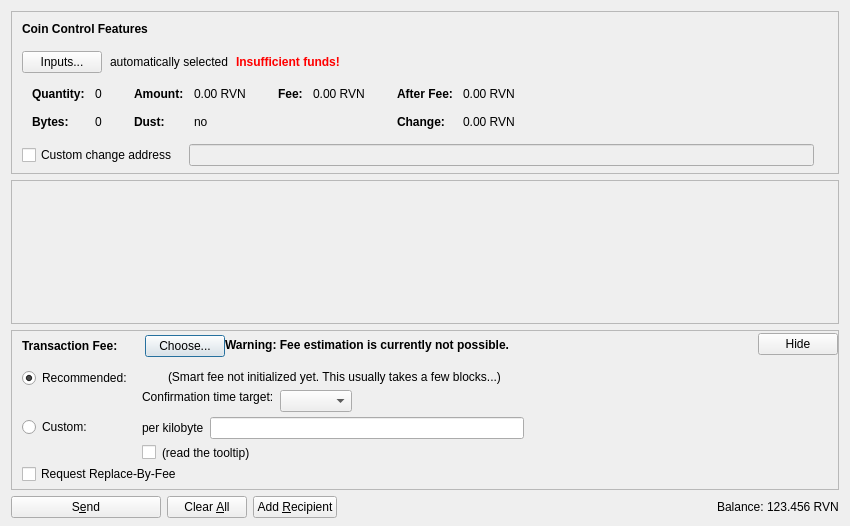
<?xml version="1.0" encoding="UTF-8"?>
<ui version="4.0">
 <class>SendCoinsDialog</class>
 <widget class="QDialog" name="SendCoinsDialog">
  <property name="geometry">
   <rect>
    <x>0</x>
    <y>0</y>
    <width>850</width>
    <height>526</height>
   </rect>
  </property>
  <property name="windowTitle">
   <string>Send Coins</string>
  </property>
  <layout class="QVBoxLayout" name="verticalLayout" stretch="0,1,0,0">
   <property name="bottomMargin">
    <number>8</number>
   </property>
   <item>
    <widget class="QFrame" name="frameCoinControl">
     <property name="sizePolicy">
      <sizepolicy hsizetype="Expanding" vsizetype="Expanding">
       <horstretch>0</horstretch>
       <verstretch>0</verstretch>
      </sizepolicy>
     </property>
     <property name="maximumSize">
      <size>
       <width>16777215</width>
       <height>16777215</height>
      </size>
     </property>
     <property name="frameShape">
      <enum>QFrame::StyledPanel</enum>
     </property>
     <property name="frameShadow">
      <enum>QFrame::Sunken</enum>
     </property>
     <layout class="QVBoxLayout" name="verticalLayoutCoinControl2">
      <property name="spacing">
       <number>0</number>
      </property>
      <property name="leftMargin">
       <number>0</number>
      </property>
      <property name="topMargin">
       <number>0</number>
      </property>
      <property name="rightMargin">
       <number>0</number>
      </property>
      <property name="bottomMargin">
       <number>6</number>
      </property>
      <item>
       <layout class="QVBoxLayout" name="verticalLayoutCoinControl" stretch="0,0,0,0,1">
        <property name="spacing">
         <number>0</number>
        </property>
        <property name="leftMargin">
         <number>10</number>
        </property>
        <property name="topMargin">
         <number>10</number>
        </property>
        <item>
         <layout class="QHBoxLayout" name="horizontalLayoutCoinControl1">
          <property name="bottomMargin">
           <number>15</number>
          </property>
          <item>
           <widget class="QLabel" name="labelCoinControlFeatures">
            <property name="sizePolicy">
             <sizepolicy hsizetype="Preferred" vsizetype="Maximum">
              <horstretch>0</horstretch>
              <verstretch>0</verstretch>
             </sizepolicy>
            </property>
            <property name="font">
             <font>
              <weight>75</weight>
              <bold>true</bold>
             </font>
            </property>
            <property name="styleSheet">
             <string notr="true">font-weight:bold;</string>
            </property>
            <property name="text">
             <string>Coin Control Features</string>
            </property>
           </widget>
          </item>
         </layout>
        </item>
        <item>
         <layout class="QHBoxLayout" name="horizontalLayoutCoinControl2" stretch="0,0,0,0">
          <property name="spacing">
           <number>8</number>
          </property>
          <property name="bottomMargin">
           <number>10</number>
          </property>
          <item>
           <widget class="QPushButton" name="pushButtonCoinControl">
            <property name="styleSheet">
             <string notr="true"/>
            </property>
            <property name="text">
             <string>Inputs...</string>
            </property>
            <property name="autoDefault">
             <bool>false</bool>
            </property>
           </widget>
          </item>
          <item>
           <widget class="QLabel" name="labelCoinControlAutomaticallySelected">
            <property name="text">
             <string>automatically selected</string>
            </property>
            <property name="margin">
             <number>5</number>
            </property>
           </widget>
          </item>
          <item>
           <widget class="QLabel" name="labelCoinControlInsuffFunds">
            <property name="font">
             <font>
              <weight>75</weight>
              <bold>true</bold>
             </font>
            </property>
            <property name="styleSheet">
             <string notr="true">color:red;font-weight:bold;</string>
            </property>
            <property name="text">
             <string>Insufficient funds!</string>
            </property>
            <property name="margin">
             <number>5</number>
            </property>
           </widget>
          </item>
          <item>
           <spacer name="horizontalSpacerCoinControl">
            <property name="orientation">
             <enum>Qt::Horizontal</enum>
            </property>
            <property name="sizeHint" stdset="0">
             <size>
              <width>40</width>
              <height>1</height>
             </size>
            </property>
           </spacer>
          </item>
         </layout>
        </item>
        <item>
         <widget class="QWidget" name="widgetCoinControl" native="true">
          <property name="sizePolicy">
           <sizepolicy hsizetype="Preferred" vsizetype="Preferred">
            <horstretch>0</horstretch>
            <verstretch>0</verstretch>
           </sizepolicy>
          </property>
          <property name="minimumSize">
           <size>
            <width>0</width>
            <height>0</height>
           </size>
          </property>
          <property name="styleSheet">
           <string notr="true"/>
          </property>
          <layout class="QHBoxLayout" name="horizontalLayoutCoinControl5">
           <property name="leftMargin">
            <number>0</number>
           </property>
           <property name="topMargin">
            <number>0</number>
           </property>
           <property name="rightMargin">
            <number>0</number>
           </property>
           <property name="bottomMargin">
            <number>0</number>
           </property>
           <item>
            <layout class="QHBoxLayout" name="horizontalLayoutCoinControl3" stretch="0,0,0,1">
             <property name="spacing">
              <number>20</number>
             </property>
             <property name="topMargin">
              <number>0</number>
             </property>
             <property name="bottomMargin">
              <number>10</number>
             </property>
             <item>
              <layout class="QFormLayout" name="formLayoutCoinControl1">
               <property name="horizontalSpacing">
                <number>10</number>
               </property>
               <property name="verticalSpacing">
                <number>14</number>
               </property>
               <property name="leftMargin">
                <number>10</number>
               </property>
               <property name="topMargin">
                <number>4</number>
               </property>
               <property name="rightMargin">
                <number>6</number>
               </property>
               <item row="0" column="0">
                <widget class="QLabel" name="labelCoinControlQuantityText">
                 <property name="font">
                  <font>
                   <weight>75</weight>
                   <bold>true</bold>
                  </font>
                 </property>
                 <property name="text">
                  <string>Quantity:</string>
                 </property>
                 <property name="margin">
                  <number>0</number>
                 </property>
                </widget>
               </item>
               <item row="0" column="1">
                <widget class="QLabel" name="labelCoinControlQuantity">
                 <property name="cursor">
                  <cursorShape>IBeamCursor</cursorShape>
                 </property>
                 <property name="contextMenuPolicy">
                  <enum>Qt::ActionsContextMenu</enum>
                 </property>
                 <property name="text">
                  <string notr="true">0</string>
                 </property>
                 <property name="margin">
                  <number>0</number>
                 </property>
                 <property name="textInteractionFlags">
                  <set>Qt::LinksAccessibleByMouse|Qt::TextSelectableByKeyboard|Qt::TextSelectableByMouse</set>
                 </property>
                </widget>
               </item>
               <item row="1" column="0">
                <widget class="QLabel" name="labelCoinControlBytesText">
                 <property name="font">
                  <font>
                   <weight>75</weight>
                   <bold>true</bold>
                  </font>
                 </property>
                 <property name="text">
                  <string>Bytes:</string>
                 </property>
                </widget>
               </item>
               <item row="1" column="1">
                <widget class="QLabel" name="labelCoinControlBytes">
                 <property name="cursor">
                  <cursorShape>IBeamCursor</cursorShape>
                 </property>
                 <property name="contextMenuPolicy">
                  <enum>Qt::ActionsContextMenu</enum>
                 </property>
                 <property name="text">
                  <string notr="true">0</string>
                 </property>
                 <property name="textInteractionFlags">
                  <set>Qt::LinksAccessibleByMouse|Qt::TextSelectableByKeyboard|Qt::TextSelectableByMouse</set>
                 </property>
                </widget>
               </item>
              </layout>
             </item>
             <item>
              <layout class="QFormLayout" name="formLayoutCoinControl2">
               <property name="horizontalSpacing">
                <number>10</number>
               </property>
               <property name="verticalSpacing">
                <number>14</number>
               </property>
               <property name="leftMargin">
                <number>6</number>
               </property>
               <property name="topMargin">
                <number>4</number>
               </property>
               <property name="rightMargin">
                <number>6</number>
               </property>
               <item row="0" column="0">
                <widget class="QLabel" name="labelCoinControlAmountText">
                 <property name="font">
                  <font>
                   <weight>75</weight>
                   <bold>true</bold>
                  </font>
                 </property>
                 <property name="text">
                  <string>Amount:</string>
                 </property>
                 <property name="margin">
                  <number>0</number>
                 </property>
                </widget>
               </item>
               <item row="0" column="1">
                <widget class="QLabel" name="labelCoinControlAmount">
                 <property name="cursor">
                  <cursorShape>IBeamCursor</cursorShape>
                 </property>
                 <property name="contextMenuPolicy">
                  <enum>Qt::ActionsContextMenu</enum>
                 </property>
                 <property name="text">
                  <string notr="true">0.00 RVN</string>
                 </property>
                 <property name="textInteractionFlags">
                  <set>Qt::LinksAccessibleByMouse|Qt::TextSelectableByKeyboard|Qt::TextSelectableByMouse</set>
                 </property>
                </widget>
               </item>
               <item row="1" column="0">
                <widget class="QLabel" name="labelCoinControlLowOutputText">
                 <property name="font">
                  <font>
                   <weight>75</weight>
                   <bold>true</bold>
                  </font>
                 </property>
                 <property name="text">
                  <string>Dust:</string>
                 </property>
                </widget>
               </item>
               <item row="1" column="1">
                <widget class="QLabel" name="labelCoinControlLowOutput">
                 <property name="cursor">
                  <cursorShape>IBeamCursor</cursorShape>
                 </property>
                 <property name="contextMenuPolicy">
                  <enum>Qt::ActionsContextMenu</enum>
                 </property>
                 <property name="text">
                  <string notr="true">no</string>
                 </property>
                 <property name="textInteractionFlags">
                  <set>Qt::LinksAccessibleByMouse|Qt::TextSelectableByKeyboard|Qt::TextSelectableByMouse</set>
                 </property>
                </widget>
               </item>
              </layout>
             </item>
             <item>
              <layout class="QFormLayout" name="formLayoutCoinControl3">
               <property name="horizontalSpacing">
                <number>10</number>
               </property>
               <property name="verticalSpacing">
                <number>14</number>
               </property>
               <property name="leftMargin">
                <number>6</number>
               </property>
               <property name="topMargin">
                <number>4</number>
               </property>
               <property name="rightMargin">
                <number>6</number>
               </property>
               <item row="0" column="0">
                <widget class="QLabel" name="labelCoinControlFeeText">
                 <property name="font">
                  <font>
                   <weight>75</weight>
                   <bold>true</bold>
                  </font>
                 </property>
                 <property name="text">
                  <string>Fee:</string>
                 </property>
                 <property name="margin">
                  <number>0</number>
                 </property>
                </widget>
               </item>
               <item row="0" column="1">
                <widget class="QLabel" name="labelCoinControlFee">
                 <property name="cursor">
                  <cursorShape>IBeamCursor</cursorShape>
                 </property>
                 <property name="contextMenuPolicy">
                  <enum>Qt::ActionsContextMenu</enum>
                 </property>
                 <property name="text">
                  <string notr="true">0.00 RVN</string>
                 </property>
                 <property name="textInteractionFlags">
                  <set>Qt::LinksAccessibleByMouse|Qt::TextSelectableByKeyboard|Qt::TextSelectableByMouse</set>
                 </property>
                </widget>
               </item>
              </layout>
             </item>
             <item>
              <layout class="QFormLayout" name="formLayoutCoinControl4">
               <property name="horizontalSpacing">
                <number>10</number>
               </property>
               <property name="verticalSpacing">
                <number>14</number>
               </property>
               <property name="leftMargin">
                <number>6</number>
               </property>
               <property name="topMargin">
                <number>4</number>
               </property>
               <property name="rightMargin">
                <number>6</number>
               </property>
               <item row="0" column="0">
                <widget class="QLabel" name="labelCoinControlAfterFeeText">
                 <property name="font">
                  <font>
                   <weight>75</weight>
                   <bold>true</bold>
                  </font>
                 </property>
                 <property name="text">
                  <string>After Fee:</string>
                 </property>
                 <property name="margin">
                  <number>0</number>
                 </property>
                </widget>
               </item>
               <item row="0" column="1">
                <widget class="QLabel" name="labelCoinControlAfterFee">
                 <property name="cursor">
                  <cursorShape>IBeamCursor</cursorShape>
                 </property>
                 <property name="contextMenuPolicy">
                  <enum>Qt::ActionsContextMenu</enum>
                 </property>
                 <property name="text">
                  <string notr="true">0.00 RVN</string>
                 </property>
                 <property name="textInteractionFlags">
                  <set>Qt::LinksAccessibleByMouse|Qt::TextSelectableByKeyboard|Qt::TextSelectableByMouse</set>
                 </property>
                </widget>
               </item>
               <item row="1" column="0">
                <widget class="QLabel" name="labelCoinControlChangeText">
                 <property name="font">
                  <font>
                   <weight>75</weight>
                   <bold>true</bold>
                  </font>
                 </property>
                 <property name="text">
                  <string>Change:</string>
                 </property>
                </widget>
               </item>
               <item row="1" column="1">
                <widget class="QLabel" name="labelCoinControlChange">
                 <property name="cursor">
                  <cursorShape>IBeamCursor</cursorShape>
                 </property>
                 <property name="contextMenuPolicy">
                  <enum>Qt::ActionsContextMenu</enum>
                 </property>
                 <property name="text">
                  <string notr="true">0.00 RVN</string>
                 </property>
                 <property name="textInteractionFlags">
                  <set>Qt::LinksAccessibleByMouse|Qt::TextSelectableByKeyboard|Qt::TextSelectableByMouse</set>
                 </property>
                </widget>
               </item>
              </layout>
             </item>
            </layout>
           </item>
          </layout>
         </widget>
        </item>
        <item>
         <layout class="QHBoxLayout" name="horizontalLayoutCoinControl4" stretch="0,0,0">
          <property name="spacing">
           <number>12</number>
          </property>
          <property name="sizeConstraint">
           <enum>QLayout::SetDefaultConstraint</enum>
          </property>
          <property name="topMargin">
           <number>5</number>
          </property>
          <property name="rightMargin">
           <number>5</number>
          </property>
          <item>
           <widget class="QCheckBox" name="checkBoxCoinControlChange">
            <property name="toolTip">
             <string>If this is activated, but the change address is empty or invalid, change will be sent to a newly generated address.</string>
            </property>
            <property name="text">
             <string>Custom change address</string>
            </property>
           </widget>
          </item>
          <item>
           <widget class="QValidatedLineEdit" name="lineEditCoinControlChange">
            <property name="enabled">
             <bool>false</bool>
            </property>
            <property name="sizePolicy">
             <sizepolicy hsizetype="Expanding" vsizetype="Fixed">
              <horstretch>0</horstretch>
              <verstretch>0</verstretch>
             </sizepolicy>
            </property>
           </widget>
          </item>
          <item>
           <widget class="QLabel" name="labelCoinControlChangeLabel">
            <property name="sizePolicy">
             <sizepolicy hsizetype="Preferred" vsizetype="Expanding">
              <horstretch>0</horstretch>
              <verstretch>0</verstretch>
             </sizepolicy>
            </property>
            <property name="minimumSize">
             <size>
              <width>0</width>
              <height>0</height>
             </size>
            </property>
            <property name="text">
             <string/>
            </property>
            <property name="margin">
             <number>3</number>
            </property>
           </widget>
          </item>
         </layout>
        </item>
        <item>
         <spacer name="verticalSpacerCoinControl">
          <property name="orientation">
           <enum>Qt::Vertical</enum>
          </property>
          <property name="sizeHint" stdset="0">
           <size>
            <width>800</width>
            <height>1</height>
           </size>
          </property>
         </spacer>
        </item>
       </layout>
      </item>
     </layout>
    </widget>
   </item>
   <item>
    <widget class="QScrollArea" name="scrollArea">
     <property name="widgetResizable">
      <bool>true</bool>
     </property>
     <widget class="QWidget" name="scrollAreaWidgetContents">
      <property name="geometry">
       <rect>
        <x>0</x>
        <y>0</y>
        <width>830</width>
        <height>104</height>
       </rect>
      </property>
      <layout class="QVBoxLayout" name="verticalLayout_2" stretch="0,1">
       <property name="leftMargin">
        <number>0</number>
       </property>
       <property name="topMargin">
        <number>0</number>
       </property>
       <property name="rightMargin">
        <number>0</number>
       </property>
       <property name="bottomMargin">
        <number>0</number>
       </property>
       <item>
        <layout class="QVBoxLayout" name="entries">
         <property name="spacing">
          <number>6</number>
         </property>
        </layout>
       </item>
       <item>
        <spacer name="verticalSpacer">
         <property name="orientation">
          <enum>Qt::Vertical</enum>
         </property>
         <property name="sizeHint" stdset="0">
          <size>
           <width>20</width>
           <height>40</height>
          </size>
         </property>
        </spacer>
       </item>
      </layout>
     </widget>
    </widget>
   </item>
   <item>
    <widget class="QFrame" name="frameFee">
     <property name="sizePolicy">
      <sizepolicy hsizetype="Expanding" vsizetype="Expanding">
       <horstretch>0</horstretch>
       <verstretch>0</verstretch>
      </sizepolicy>
     </property>
     <property name="maximumSize">
      <size>
       <width>16777215</width>
       <height>16777215</height>
      </size>
     </property>
     <property name="frameShape">
      <enum>QFrame::StyledPanel</enum>
     </property>
     <property name="frameShadow">
      <enum>QFrame::Sunken</enum>
     </property>
     <layout class="QVBoxLayout" name="verticalLayoutFee1">
      <property name="spacing">
       <number>0</number>
      </property>
      <property name="leftMargin">
       <number>0</number>
      </property>
      <property name="topMargin">
       <number>0</number>
      </property>
      <property name="rightMargin">
       <number>0</number>
      </property>
      <property name="bottomMargin">
       <number>0</number>
      </property>
      <item>
       <layout class="QVBoxLayout" name="verticalLayoutFee2" stretch="0,0,0">
        <property name="spacing">
         <number>0</number>
        </property>
        <property name="leftMargin">
         <number>10</number>
        </property>
        <property name="topMargin">
         <number>0</number>
        </property>
        <item>
         <layout class="QHBoxLayout" name="horizontalLayoutFee1">
          <property name="bottomMargin">
           <number>0</number>
          </property>
          <item>
           <layout class="QVBoxLayout" name="verticalLayoutFee7">
            <property name="spacing">
             <number>0</number>
            </property>
            <item>
             <spacer name="verticalSpacerSmartFee">
              <property name="orientation">
               <enum>Qt::Vertical</enum>
              </property>
              <property name="sizeType">
               <enum>QSizePolicy::Fixed</enum>
              </property>
              <property name="sizeHint" stdset="0">
               <size>
                <width>1</width>
                <height>4</height>
               </size>
              </property>
             </spacer>
            </item>
            <item>
             <layout class="QHBoxLayout" name="horizontalLayoutSmartFee">
              <property name="spacing">
               <number>10</number>
              </property>
              <item>
               <widget class="QLabel" name="labelFeeHeadline">
                <property name="sizePolicy">
                 <sizepolicy hsizetype="Preferred" vsizetype="Maximum">
                  <horstretch>0</horstretch>
                  <verstretch>0</verstretch>
                 </sizepolicy>
                </property>
                <property name="font">
                 <font>
                  <weight>75</weight>
                  <bold>true</bold>
                 </font>
                </property>
                <property name="styleSheet">
                 <string notr="true">font-weight:bold;</string>
                </property>
                <property name="text">
                 <string>Transaction Fee:</string>
                </property>
               </widget>
              </item>
              <item>
               <widget class="QLabel" name="labelFeeMinimized">
                <property name="text">
                 <string/>
                </property>
               </widget>
              </item>
              <item>
               <widget class="QPushButton" name="buttonChooseFee">
                <property name="text">
                 <string>Choose...</string>
                </property>
               </widget>
              </item>
             </layout>
            </item>
            <item>
             <spacer name="verticalSpacer_5">
              <property name="orientation">
               <enum>Qt::Vertical</enum>
              </property>
              <property name="sizeHint" stdset="0">
               <size>
                <width>1</width>
                <height>1</height>
               </size>
              </property>
             </spacer>
            </item>
           </layout>
          </item>
          <item>
           <widget class="QLabel" name="fallbackFeeWarningLabel">
            <property name="toolTip">
             <string>Using the fallbackfee can result in sending a transaction that will take several hours or days (or never) to confirm. Consider choosing your fee manually or wait until you have validated the complete chain.</string>
            </property>
            <property name="font">
            <font>
                <weight>75</weight>
                <bold>true</bold>
            </font>
            </property>
            <property name="text">
             <string>Warning: Fee estimation is currently not possible.</string>
            </property>
            <property name="wordWrap">
             <bool>false</bool>
            </property>
           </widget>
          </item>
          <item>
           <spacer name="horizontalSpacer_4">
            <property name="orientation">
             <enum>Qt::Horizontal</enum>
            </property>
            <property name="sizeType">
             <enum>QSizePolicy::MinimumExpanding</enum>
            </property>
            <property name="sizeHint" stdset="0">
             <size>
              <width>40</width>
              <height>20</height>
             </size>
            </property>
           </spacer>
          </item>
          <item>
           <widget class="QPushButton" name="buttonMinimizeFee">
            <property name="toolTip">
             <string>collapse fee-settings</string>
            </property>
            <property name="text">
             <string>Hide</string>
            </property>
           </widget>
          </item>
         </layout>
        </item>
        <item>
         <widget class="QFrame" name="frameFeeSelection">
          <layout class="QVBoxLayout" name="verticalLayoutFee12">
           <property name="spacing">
            <number>0</number>
           </property>
           <property name="leftMargin">
            <number>0</number>
           </property>
           <property name="topMargin">
            <number>0</number>
           </property>
           <property name="rightMargin">
            <number>0</number>
           </property>
           <property name="bottomMargin">
            <number>0</number>
           </property>
           <item>
            <layout class="QGridLayout" name="gridLayoutFee">
             <property name="topMargin">
              <number>10</number>
             </property>
             <property name="bottomMargin">
              <number>4</number>
             </property>
             <property name="horizontalSpacing">
              <number>10</number>
             </property>
             <property name="verticalSpacing">
              <number>4</number>
             </property>
             <item row="1" column="1">
              <layout class="QVBoxLayout" name="verticalLayoutFee8">
               <property name="spacing">
                <number>6</number>
               </property>
               <item>
                <layout class="QHBoxLayout" name="horizontalLayoutFee13">
                 <item>
                  <widget class="QLabel" name="labelCustomPerKilobyte">
                   <property name="toolTip">
                    <string>If the custom fee is set to 1000 satoshis and the transaction is only 250 bytes, then &quot;per kilobyte&quot; only pays 250 satoshis in fee, while &quot;total at least&quot; pays 1000 satoshis. For transactions bigger than a kilobyte both pay by kilobyte.</string>
                   </property>
                   <property name="text">
                    <string>per kilobyte</string>
                   </property>
                  </widget>
                 </item>
                 <item>
                  <widget class="CarrotAmountField" name="customFee"/>
                 </item>
                 <item>
                  <spacer name="horizontalSpacer_6">
                   <property name="orientation">
                    <enum>Qt::Horizontal</enum>
                   </property>
                   <property name="sizeHint" stdset="0">
                    <size>
                     <width>1</width>
                     <height>1</height>
                    </size>
                   </property>
                  </spacer>
                 </item>
                </layout>
               </item>
               <item>
                <layout class="QHBoxLayout" name="horizontalLayoutFee8">
                 <item>
                  <widget class="QCheckBox" name="checkBoxMinimumFee">
                   <property name="toolTip">
                    <string>Paying only the minimum fee is just fine as long as there is less transaction volume than space in the blocks. But be aware that this can end up in a never confirming transaction once there is more demand for carrot transactions than the network can process.</string>
                   </property>
                   <property name="text">
                    <string/>
                   </property>
                  </widget>
                 </item>
                 <item>
                  <widget class="QLabel" name="labelMinFeeWarning">
                   <property name="enabled">
                    <bool>true</bool>
                   </property>
                   <property name="toolTip">
                    <string>Paying only the minimum fee is just fine as long as there is less transaction volume than space in the blocks. But be aware that this can end up in a never confirming transaction once there is more demand for carrot transactions than the network can process.</string>
                   </property>
                   <property name="text">
                    <string>(read the tooltip)</string>
                   </property>
                   <property name="margin">
                    <number>5</number>
                   </property>
                  </widget>
                 </item>
                 <item>
                  <spacer name="horizontalSpacer_2">
                   <property name="orientation">
                    <enum>Qt::Horizontal</enum>
                   </property>
                   <property name="sizeHint" stdset="0">
                    <size>
                     <width>1</width>
                     <height>1</height>
                    </size>
                   </property>
                  </spacer>
                 </item>
                </layout>
               </item>
              </layout>
             </item>
             <item row="0" column="0">
              <layout class="QVBoxLayout" name="verticalLayoutFee4" stretch="0,1">
               <item>
                <widget class="QRadioButton" name="radioSmartFee">
                 <property name="text">
                  <string>Recommended:</string>
                 </property>
                 <property name="checked">
                  <bool>true</bool>
                 </property>
                 <attribute name="buttonGroup">
                  <string notr="true">groupFee</string>
                 </attribute>
                </widget>
               </item>
               <item>
                <spacer name="verticalSpacer_2">
                 <property name="orientation">
                  <enum>Qt::Vertical</enum>
                 </property>
                 <property name="sizeHint" stdset="0">
                  <size>
                   <width>1</width>
                   <height>1</height>
                  </size>
                 </property>
                </spacer>
               </item>
              </layout>
             </item>
             <item row="1" column="0">
              <layout class="QVBoxLayout" name="verticalLayoutFee9" stretch="0,1">
               <item>
                <widget class="QRadioButton" name="radioCustomFee">
                 <property name="text">
                  <string>Custom:</string>
                 </property>
                 <attribute name="buttonGroup">
                  <string notr="true">groupFee</string>
                 </attribute>
                </widget>
               </item>
               <item>
                <spacer name="verticalSpacer_6">
                 <property name="orientation">
                  <enum>Qt::Vertical</enum>
                 </property>
                 <property name="sizeHint" stdset="0">
                  <size>
                   <width>1</width>
                   <height>1</height>
                  </size>
                 </property>
                </spacer>
               </item>
              </layout>
             </item>
             <item row="0" column="1">
              <layout class="QVBoxLayout" name="verticalLayoutFee3" stretch="0,0,1">
               <property name="spacing">
                <number>6</number>
               </property>
               <property name="topMargin">
                <number>2</number>
               </property>
               <item>
                <layout class="QHBoxLayout" name="horizontalLayoutFee12">
                 <item>
                  <widget class="QLabel" name="labelSmartFee">
                   <property name="text">
                    <string/>
                   </property>
                   <property name="margin">
                    <number>2</number>
                   </property>
                  </widget>
                 </item>
                 <item>
                  <widget class="QLabel" name="labelFeeEstimation">
                   <property name="text">
                    <string/>
                   </property>
                  </widget>
                 </item>
                 <item>
                  <widget class="QLabel" name="labelSmartFee2">
                   <property name="text">
                    <string>(Smart fee not initialized yet. This usually takes a few blocks...)</string>
                   </property>
                   <property name="margin">
                    <number>2</number>
                   </property>
                  </widget>
                 </item>
                 <item>
                  <spacer name="horizontalSpacer_5">
                   <property name="orientation">
                    <enum>Qt::Horizontal</enum>
                   </property>
                   <property name="sizeHint" stdset="0">
                    <size>
                     <width>1</width>
                     <height>1</height>
                    </size>
                   </property>
                  </spacer>
                 </item>
                </layout>
               </item>
               <item>
                <layout class="QHBoxLayout" name="horizontalLayoutFee9">
                 <item>
                  <layout class="QVBoxLayout" name="verticalLayoutFee6">
                   <item>
                    <widget class="QLabel" name="labelSmartFee3">
                     <property name="text">
                      <string>Confirmation time target:</string>
                     </property>
                     <property name="margin">
                      <number>2</number>
                     </property>
                    </widget>
                   </item>
                   <item>
                    <spacer name="verticalSpacer_3">
                     <property name="orientation">
                      <enum>Qt::Vertical</enum>
                     </property>
                     <property name="sizeHint" stdset="0">
                      <size>
                       <width>1</width>
                       <height>1</height>
                      </size>
                     </property>
                    </spacer>
                   </item>
                  </layout>
                 </item>
                 <item>
                  <layout class="QVBoxLayout" name="verticalLayoutFee5">
                   <property name="rightMargin">
                    <number>30</number>
                   </property>
                   <item>
                    <layout class="QHBoxLayout" name="horizontalLayoutConfTarget">
                     <property name="bottomMargin">
                      <number>0</number>
                     </property>
                     <item>
                      <widget class="QComboBox" name="confTargetSelector"/>
                     </item>
                     <item>
                      <spacer name="horizontalSpacerConfTarget">
                       <property name="orientation">
                        <enum>Qt::Horizontal</enum>
                       </property>
                       <property name="sizeHint" stdset="0">
                        <size>
                         <width>40</width>
                         <height>20</height>
                        </size>
                       </property>
                      </spacer>
                     </item>
                    </layout>
                   </item>
                  </layout>
                 </item>
                </layout>
               </item>
               <item>
                <spacer name="verticalSpacer_4">
                 <property name="orientation">
                  <enum>Qt::Vertical</enum>
                 </property>
                 <property name="sizeHint" stdset="0">
                  <size>
                   <width>1</width>
                   <height>1</height>
                  </size>
                 </property>
                </spacer>
               </item>
              </layout>
             </item>
            </layout>
           </item>
           <item>
            <widget class="QCheckBox" name="optInRBF">
             <property name="text">
              <string>Request Replace-By-Fee</string>
             </property>
             <property name="toolTip">
              <string>Indicates that the sender may wish to replace this transaction with a new one paying higher fees (prior to being confirmed).</string>
             </property>
            </widget>
           </item>
          </layout>
         </widget>
        </item>
        <item>
         <spacer name="verticalSpacerFee">
          <property name="orientation">
           <enum>Qt::Vertical</enum>
          </property>
          <property name="sizeHint" stdset="0">
           <size>
            <width>40</width>
            <height>5</height>
           </size>
          </property>
         </spacer>
        </item>
       </layout>
      </item>
     </layout>
    </widget>
   </item>
   <item>
    <layout class="QHBoxLayout" name="horizontalLayout">
     <item>
      <widget class="QPushButton" name="sendButton">
       <property name="minimumSize">
        <size>
         <width>150</width>
         <height>0</height>
        </size>
       </property>
       <property name="toolTip">
        <string>Confirm the send action</string>
       </property>
       <property name="text">
        <string>S&amp;end</string>
       </property>
       <property name="icon">
        <iconset resource="../carrot.qrc">
         <normaloff>:/icons/send</normaloff>:/icons/send</iconset>
       </property>
       <property name="autoDefault">
        <bool>false</bool>
       </property>
       <property name="default">
        <bool>false</bool>
       </property>
      </widget>
     </item>
     <item>
      <widget class="QPushButton" name="clearButton">
       <property name="sizePolicy">
        <sizepolicy hsizetype="Minimum" vsizetype="Fixed">
         <horstretch>0</horstretch>
         <verstretch>0</verstretch>
        </sizepolicy>
       </property>
       <property name="toolTip">
        <string>Clear all fields of the form.</string>
       </property>
       <property name="text">
        <string>Clear &amp;All</string>
       </property>
       <property name="icon">
        <iconset resource="../carrot.qrc">
         <normaloff>:/icons/remove</normaloff>:/icons/remove</iconset>
       </property>
       <property name="autoDefault">
        <bool>false</bool>
       </property>
      </widget>
     </item>
     <item>
      <widget class="QPushButton" name="addButton">
       <property name="toolTip">
        <string>Send to multiple recipients at once</string>
       </property>
       <property name="text">
        <string>Add &amp;Recipient</string>
       </property>
       <property name="icon">
        <iconset resource="../carrot.qrc">
         <normaloff>:/icons/add</normaloff>:/icons/add</iconset>
       </property>
       <property name="autoDefault">
        <bool>false</bool>
       </property>
      </widget>
     </item>
     <item>
      <spacer name="horizontalSpacer">
       <property name="orientation">
        <enum>Qt::Horizontal</enum>
       </property>
       <property name="sizeHint" stdset="0">
        <size>
         <width>40</width>
         <height>20</height>
        </size>
       </property>
      </spacer>
     </item>
     <item>
      <layout class="QHBoxLayout" name="horizontalLayout_2">
       <property name="spacing">
        <number>3</number>
       </property>
       <item>
        <widget class="QLabel" name="label">
         <property name="sizePolicy">
          <sizepolicy hsizetype="Preferred" vsizetype="Fixed">
           <horstretch>0</horstretch>
           <verstretch>0</verstretch>
          </sizepolicy>
         </property>
         <property name="text">
          <string>Balance:</string>
         </property>
        </widget>
       </item>
       <item>
        <widget class="QLabel" name="labelBalance">
         <property name="sizePolicy">
          <sizepolicy hsizetype="Preferred" vsizetype="Fixed">
           <horstretch>0</horstretch>
           <verstretch>0</verstretch>
          </sizepolicy>
         </property>
         <property name="cursor">
          <cursorShape>IBeamCursor</cursorShape>
         </property>
         <property name="text">
          <string notr="true">123.456 RVN</string>
         </property>
         <property name="textInteractionFlags">
          <set>Qt::LinksAccessibleByMouse|Qt::TextSelectableByKeyboard|Qt::TextSelectableByMouse</set>
         </property>
        </widget>
       </item>
      </layout>
     </item>
    </layout>
   </item>
  </layout>
 </widget>
 <customwidgets>
  <customwidget>
   <class>QValidatedLineEdit</class>
   <extends>QLineEdit</extends>
   <header>qvalidatedlineedit.h</header>
  </customwidget>
  <customwidget>
   <class>CarrotAmountField</class>
   <extends>QLineEdit</extends>
   <header>carrotamountfield.h</header>
   <container>1</container>
  </customwidget>
 </customwidgets>
 <resources>
  <include location="../carrot.qrc"/>
 </resources>
 <connections/>
 <buttongroups>
  <buttongroup name="groupFee"/>
 </buttongroups>
</ui>
